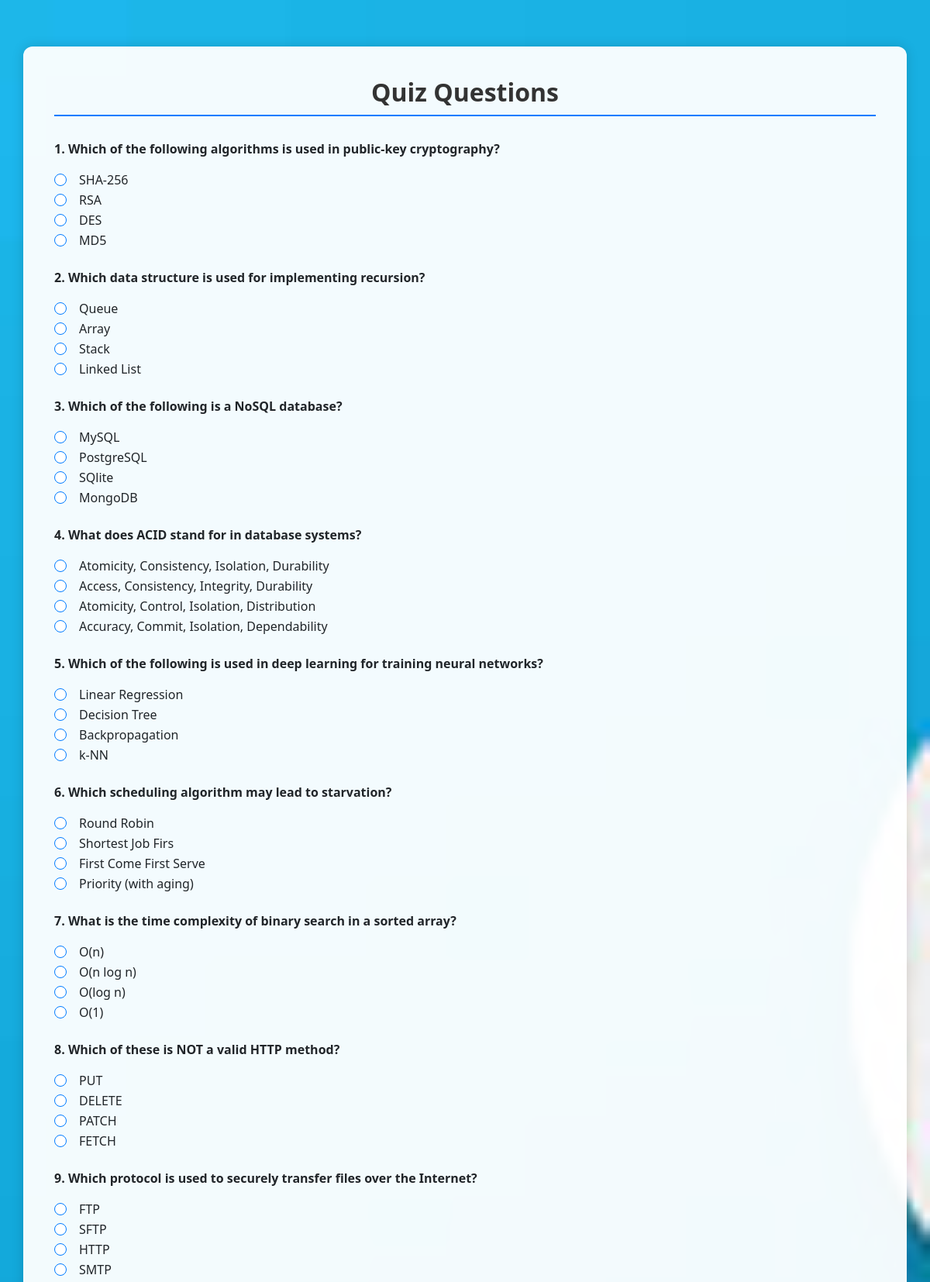
Screenshot of /quiz/3/start/ (signed in, upper part) with the database file from the repository.
### quiz/models.py (models this page shows, shortened)
class Question(models.Model):
    quiz = models.ForeignKey(Quiz, on_delete=models.CASCADE)
    text = models.TextField()

class Answer(models.Model):
    question = models.ForeignKey(Question, on_delete=models.CASCADE)
    text = models.CharField(max_length=255)
    is_correct = models.BooleanField(default=False)

### quiz/views.py (the view, shortened to what this page needs)
# urls.py: path('quiz/<int:quiz_id>/start/', views.start_quiz_view, name='start_quiz'),
@login_required
def start_quiz_view(request, quiz_id):
    quiz = get_object_or_404(Quiz, id=quiz_id)
    questions = Question.objects.filter(quiz=quiz).prefetch_related('answer_set')
    return render(request, 'quiz/start_quiz.html', {
        'quiz': quiz,
        'questions': questions
    })

### quiz/templates/quiz/start_quiz.html (shortened to what this page needs)
{% load static %}
<!DOCTYPE html>
<html lang="en">
<head>
    <link href="https://cdn.jsdelivr.net/npm/bootstrap@5.3.3/dist/css/bootstrap.min.css" rel="stylesheet">
</head>
<body>
    <div class="container quiz-container">
        <form method="post">
            <h2 class="text-center"> Quiz Questions</h2>
            {% for question in questions %}
                <div class="mb-4">
                    <p><strong>{{ forloop.counter }}. {{ question.text }}</strong></p>
                    <div>
                        {% for answer in question.answer_set.all %}
                            <div class="form-check">
                                <input class="form-check-input" type="radio" name="question_{{ question.id }}" value="{{ answer.id }}" id="answer_{{ answer.id }}">
                                <label class="form-check-label" for="answer_{{ answer.id }}">
                                    {{ answer.text }}
                                </label>
                            </div>
                        {% endfor %}
                    </div>
                </div>
            {% endfor %}
        </form>
    </div>
</body>
</html>

### rows the page displays
Question: text "Which of the following algorithms is used in public-key cryptography?"
Answer: text "SHA-256"
Answer: text "RSA"
Answer: text "DES"
Answer: text "MD5"
Question: text "Which data structure is used for implementing recursion?"
Answer: text "Queue"
Answer: text "Array"
Answer: text "Stack"
Answer: text "Linked List"
Question: text "Which of the following is a NoSQL database?"
Answer: text "MySQL"
Answer: text "PostgreSQL"
Answer: text "SQlite"
Answer: text "MongoDB"
Question: text "What does ACID stand for in database systems?"
Answer: text "Atomicity, Consistency, Isolation, Durability"
Answer: text "Access, Consistency, Integrity, Durability"
Answer: text "Atomicity, Control, Isolation, Distribution"
Answer: text "Accuracy, Commit, Isolation, Dependability"
Question: text "Which of the following is used in deep learning for training neural networks?"
Answer: text "Linear Regression"
Answer: text "Decision Tree"
Answer: text "Backpropagation"
Answer: text "k-NN"
Question: text "Which scheduling algorithm may lead to starvation?"
Answer: text "Round Robin"
Answer: text "Shortest Job Firs"
Answer: text "First Come First Serve"
Answer: text "Priority (with aging)"
Question: text "What is the time complexity of binary search in a sorted array?"
Answer: text "O(n)"
Answer: text "O(n log n)"
Answer: text "O(log n)"
Answer: text "O(1)"
Question: text "Which of these is NOT a valid HTTP method?"
Answer: text "PUT"
Answer: text "DELETE"
Answer: text "PATCH"
Answer: text "FETCH"
Question: text "Which protocol is used to securely transfer files over the Internet?"
Answer: text "FTP"
Answer: text "SFTP"
Answer: text "HTTP"
Answer: text "SMTP"
